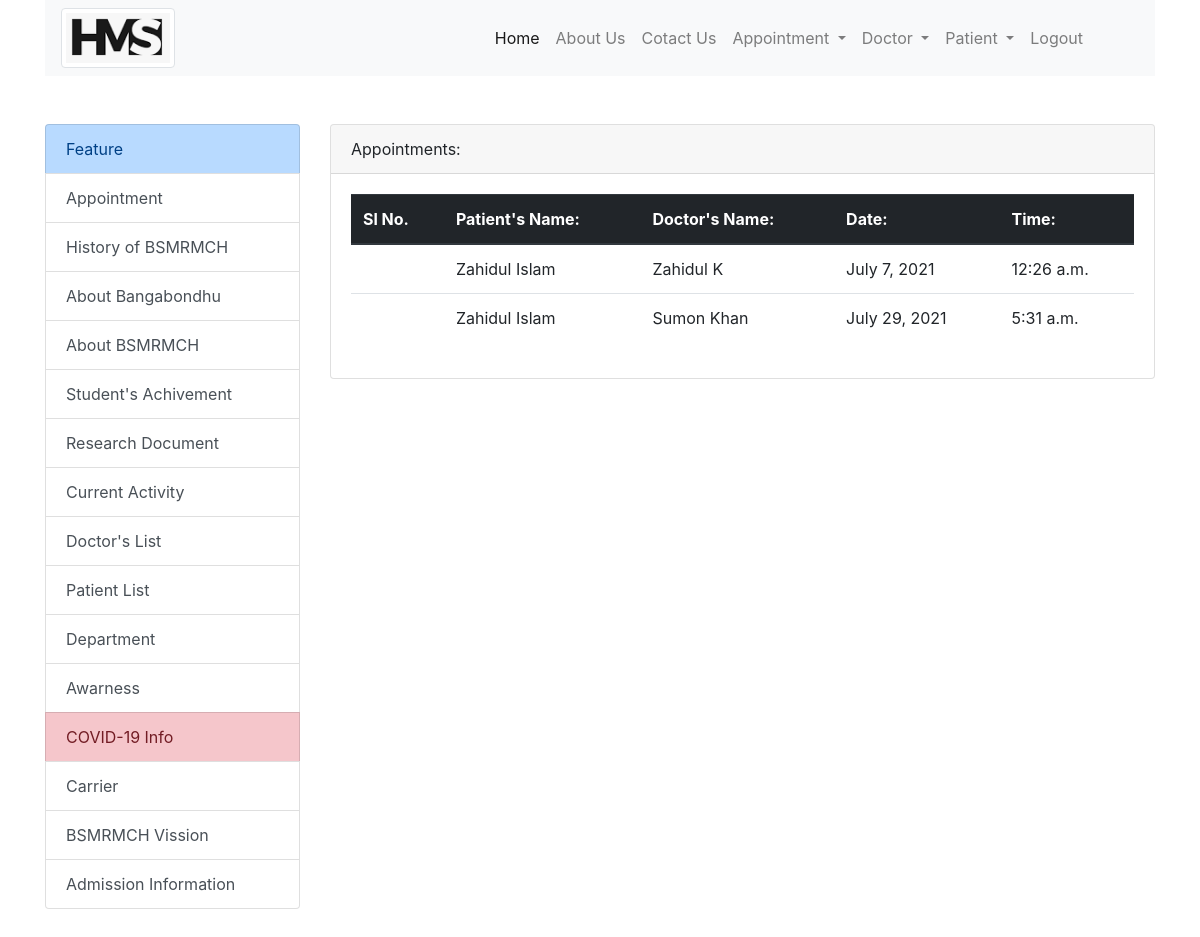
The page /appointment_list/ (signed in) on the database its author committed.
### hospital_app/models.py (models this page shows, shortened)
class Appointment(models.Model):
    patient = models.ForeignKey(Patient, on_delete=models.SET_NULL, null=True)
    doctor = models.ForeignKey(Doctor, on_delete=models.SET_NULL, null=True)
    date = models.DateField()
    time = models.TimeField()

class Patient(models.Model):
    name = models.CharField(max_length=50)
    relative_name = models.CharField(max_length=50)
    gender = models.ForeignKey(Gender, on_delete=models.SET_NULL, null=True)
    age = models.PositiveIntegerField()
    mobile = models.CharField(max_length=15)
    address = models.TextField()

class Doctor(models.Model):
    name = models.CharField(max_length=50)
    email = models.EmailField()
    phone = models.CharField(max_length=15)
    gender = models.ForeignKey(Gender, on_delete=models.SET_NULL, null=True)
    alternative_phone = models.CharField(max_length=15)
    second_chamber = models.CharField(max_length=100, blank=True, null=True)
    third_chamber = models.CharField(max_length=100, blank=True, null=True)
    present_address = models.TextField()
    parmanent_address = models.TextField(blank=True, null=True)
    designation = models.ForeignKey(Designation, on_delete=models.SET_NULL, null=True)
    photo = models.ImageField(upload_to='doctor_photo/')

### hospital_app/views.py (the view)
# urls.py: path('appointment_list/', views.appointment_list, name='appointment_list'),
def appointment_list(request):
    appointment = Appointment.objects.all()
    context = {
        'appointment': appointment
    }
    return render(request, 'appointment_list.html', context)

### templates/appointment_list.html (shortened to what this page needs)
{% extends 'base.html' %}
{% block content %}
    <div class="card">
        <div class="card-header">Appointments:</div>
        <div class="card-body">
            <table class="table">
                <thead class="thead-dark">
                  <tr>
                    <th scope="col">Sl No.</th>
                    <th scope="col">Patient's Name: </th>
                    <th scope="col">Doctor's Name: </th>
                    <th scope="col">Date: </th>
                    <th scope="col">Time: </th>
                  </tr>
                </thead>
                <tbody>
                    {% for app in appointment %}
                  <tr>
                    <th scope="row">{{ doctor.id }}</th>
                    <td>{{ app.patient.name }}</td>
                    <td>{{ app.doctor.name }}</td>
                    <td>{{ app.date }}</td>
                    <td>{{ app.time }}</td>
                  </tr>
                  {% endfor %}
                </tbody>
              </table>
        </div>
    </div>
{% endblock %}

### rows shown on the page
Appointment: patient.name "Zahidul Islam", doctor.name "Zahidul K", date "July 7, 2021", time "12:26 a.m."
Appointment: patient.name "Zahidul Islam", doctor.name "Sumon Khan", date "July 29, 2021", time "5:31 a.m."
